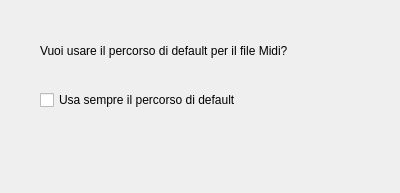
<?xml version="1.0" encoding="UTF-8"?>
<ui version="4.0">
 <class>DialogUsaDefaultPath</class>
 <widget class="QDialog" name="DialogUsaDefaultPath">
  <property name="geometry">
   <rect>
    <x>0</x>
    <y>0</y>
    <width>400</width>
    <height>193</height>
   </rect>
  </property>
  <property name="windowTitle">
   <string>Dialog</string>
  </property>
  <widget class="QDialogButtonBox" name="buttonBox">
   <property name="geometry">
    <rect>
     <x>30</x>
     <y>140</y>
     <width>341</width>
     <height>32</height>
    </rect>
   </property>
   <property name="orientation">
    <enum>Qt::Horizontal</enum>
   </property>
   <property name="standardButtons">
    <set>QDialogButtonBox::NoButton</set>
   </property>
  </widget>
  <widget class="QLabel" name="label">
   <property name="geometry">
    <rect>
     <x>40</x>
     <y>40</y>
     <width>321</width>
     <height>21</height>
    </rect>
   </property>
   <property name="text">
    <string>Vuoi usare il percorso di default per il file Midi?</string>
   </property>
  </widget>
  <widget class="QCheckBox" name="checkBoxNonChiedere">
   <property name="geometry">
    <rect>
     <x>40</x>
     <y>90</y>
     <width>261</width>
     <height>20</height>
    </rect>
   </property>
   <property name="text">
    <string>Usa sempre il percorso di default</string>
   </property>
  </widget>
 </widget>
 <resources/>
 <connections>
  <connection>
   <sender>buttonBox</sender>
   <signal>accepted()</signal>
   <receiver>DialogUsaDefaultPath</receiver>
   <slot>accept()</slot>
   <hints>
    <hint type="sourcelabel">
     <x>248</x>
     <y>254</y>
    </hint>
    <hint type="destinationlabel">
     <x>157</x>
     <y>274</y>
    </hint>
   </hints>
  </connection>
  <connection>
   <sender>buttonBox</sender>
   <signal>rejected()</signal>
   <receiver>DialogUsaDefaultPath</receiver>
   <slot>reject()</slot>
   <hints>
    <hint type="sourcelabel">
     <x>316</x>
     <y>260</y>
    </hint>
    <hint type="destinationlabel">
     <x>286</x>
     <y>274</y>
    </hint>
   </hints>
  </connection>
 </connections>
</ui>
